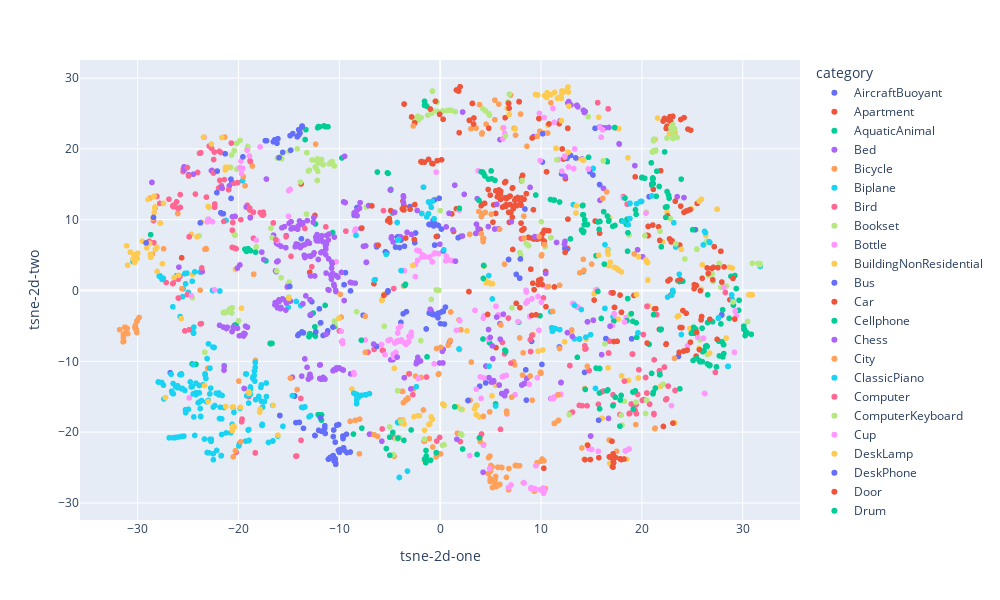

The code cell stored with this chart in its notebook:
### Code cell
# show scatter plot of 2D obtained by t-SNE for all classes
fig = px.scatter(test_db_results, x="tsne-2d-one", y="tsne-2d-two",  log_x=False, color="category", width=1000, height=600)
fig.show()
